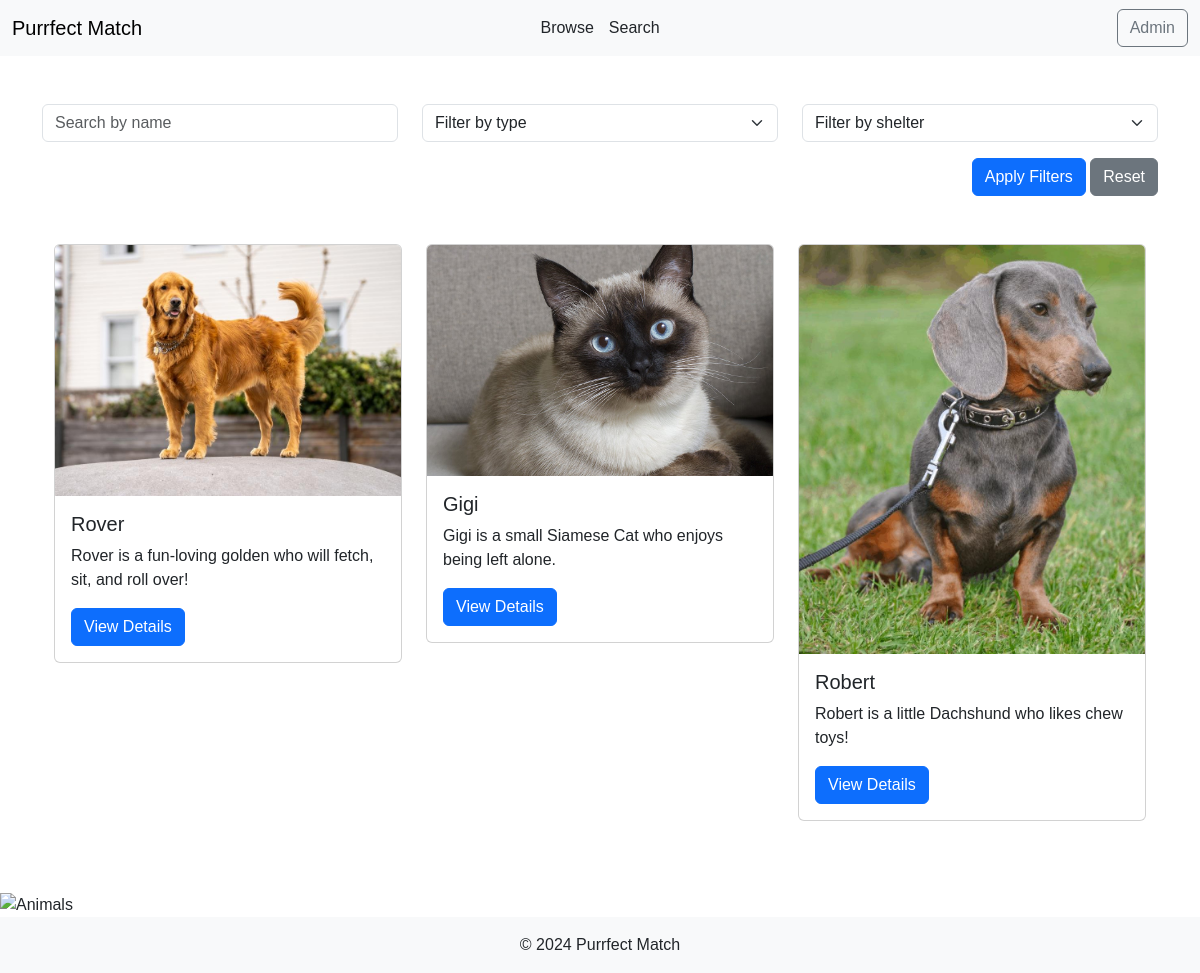
Before: /search with the older database file.
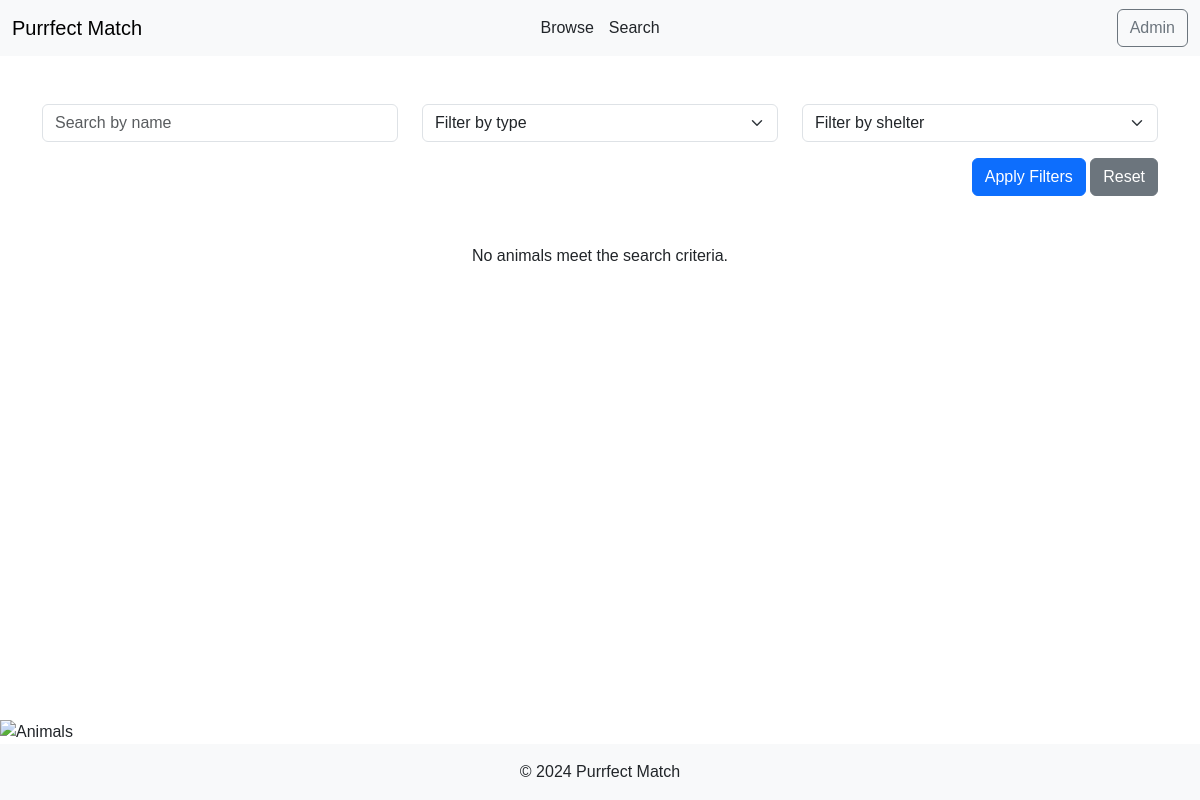
After: the same page with the newer database file.
### models.py (models this page shows)
class Animal(db.Model):
    __tablename__ = 'Animal'
    id = db.Column(db.Integer, primary_key=True)
    name = db.Column(db.String(100), nullable=False)
    species = db.Column(db.String(50), nullable=False)
    breed = db.Column(db.String(100))
    age = db.Column(db.Integer, nullable=False)
    description = db.Column(db.Text)
    image = db.Column(db.String(255), nullable=False)
    likes = db.Column(db.Integer, default=0)
    matched = db.Column(db.Boolean, default=False)
    shelter_id = db.Column(db.Integer, db.ForeignKey('Shelter.id'), nullable=False)
    shelter = db.relationship('Shelter', back_populates='animals')
    applications = db.relationship('AdoptionApplication', back_populates='animal')

### app.py (the view)
@app.route("/search")
def search_animals():
    name = request.args.get("name", "").strip()
    animal_type = request.args.get("type", "").strip()
    shelter_id = request.args.get("shelter", "").strip()
    query = Animal.query
    if name:
        query = query.filter(Animal.name.ilike(f"%{name}%"))
    if animal_type:
        query = query.filter(Animal.species.ilike(f"%{animal_type}%"))
    if shelter_id:
        query = query.filter(Animal.shelter_id == shelter_id)
    animals = query.all()
    shelters = Shelter.query.all()
    species = db.session.query(Animal.species).distinct().all()
    species_list = [s[0] for s in species]
    return render_template("search_animal.html", animals=animals, shelters=shelters, species_list=species_list)

### templates/search_animal.html (shortened to what this page needs)
{% extends "base.html" %}
{% block content %}
<form method="GET" action="/search" class="mb-4">
    <div class="row">
        <div class="col-md-4 mb-3">
            <input type="text" name="name" class="form-control" placeholder="Search by name" value="{{ request.args.get('name', '') }}">
        </div>
        <div class="col-md-4 mb-3">
            <select name="type" class="form-select">
                <option value="">Filter by type</option>
            </select>
        </div>
        <div class="col-md-4 mb-3">
            <select name="shelter" class="form-select">
                <option value="">Filter by shelter</option>
            </select>
        </div>
    </div>
    <div class="row">
        <div class="col text-end">
            <button type="submit" class="btn btn-primary">Apply Filters</button>
            <a href="/search" class="btn btn-secondary">Reset</a>
        </div>
    </div>
</form>
<div class="container mt-5">
    <div id="featured-pets" class="row">
        {% for animal in animals %}
        <div class="col-md-4 mb-4">
            <div class="card">
                <img src="{{ url_for('uploaded_file', filename=animal.image) }}" class="card-img-top" alt="{{ animal.name }}">
                <div class="card-body">
                    <h5 class="card-title">{{ animal.name }}</h5>
                    <p class="card-text">{{ animal.description }}</p>
                    <a href="/animals/{{ animal.id }}" class="btn btn-primary">View Details</a>
                </div>
            </div>
        </div>
        {% else %}
        <p class="text-center">No animals meet the search criteria.</p>
        {% endfor %}
    </div>
</div>
{% endblock %}

### templates/base.html (shortened to what this page needs)
<!DOCTYPE html>
<html lang="en">
<head>
    <link href="https://cdnjs.cloudflare.com/ajax/libs/bootstrap/5.3.0/css/bootstrap.min.css" rel="stylesheet">
    <link href="{{ url_for('static', filename='styles.css') }}" rel="stylesheet">
</head>
<body>
    <nav class="navbar navbar-expand-lg navbar-light bg-light">
        <div class="container-fluid">
            <a class="navbar-brand" href="/">Purrfect Match</a>
            <div class="navbar-center">
                <a class="nav-link" href="/animals">Browse</a>
                <a class="nav-link" href="/search">Search</a>
            </div>
            <a class="btn btn-outline-secondary ms-auto" href="/admin">Admin</a>
        </div>
    </nav>
    <main class="py-5">
        <div class="container">
            {% block content %}{% endblock %}
        </div>
    </main>
    <img src="../uploads/animals.png" alt="Animals">
    <footer class="bg-light py-3">
        <p class="mb-0">&copy; 2024 Purrfect Match</p>
    </footer>
</body>
</html>

### static/styles.css (style rules this page uses)
body { font-family: Arial, sans-serif; }

### templates/base.html (style rules this page uses)
body { display: flex; flex-direction: column; min-height: 100vh; }
main { flex: 1; }
.navbar { display: flex; justify-content: space-between; align-items: center; }
.navbar-center { position: absolute; left: 50%; transform: translateX(-50%); display: flex; gap: 15px; }
.navbar-center .nav-link { font-size: 1rem; }
footer { text-align: center; }

Changed rows visible on the page:
removed Animal: image+name (picture), name "Rover", description "Rover is a fun-loving golden who will fetch, sit, and roll over!"
removed Animal: image+name (picture), name "Gigi", description "Gigi is a small Siamese Cat who enjoys being left alone."
removed Animal: image+name (picture), name "Robert", description "Robert is a little Dachshund who likes chew toys!"
Other visible differences:
text now shown: "No animals meet the search criteria."
